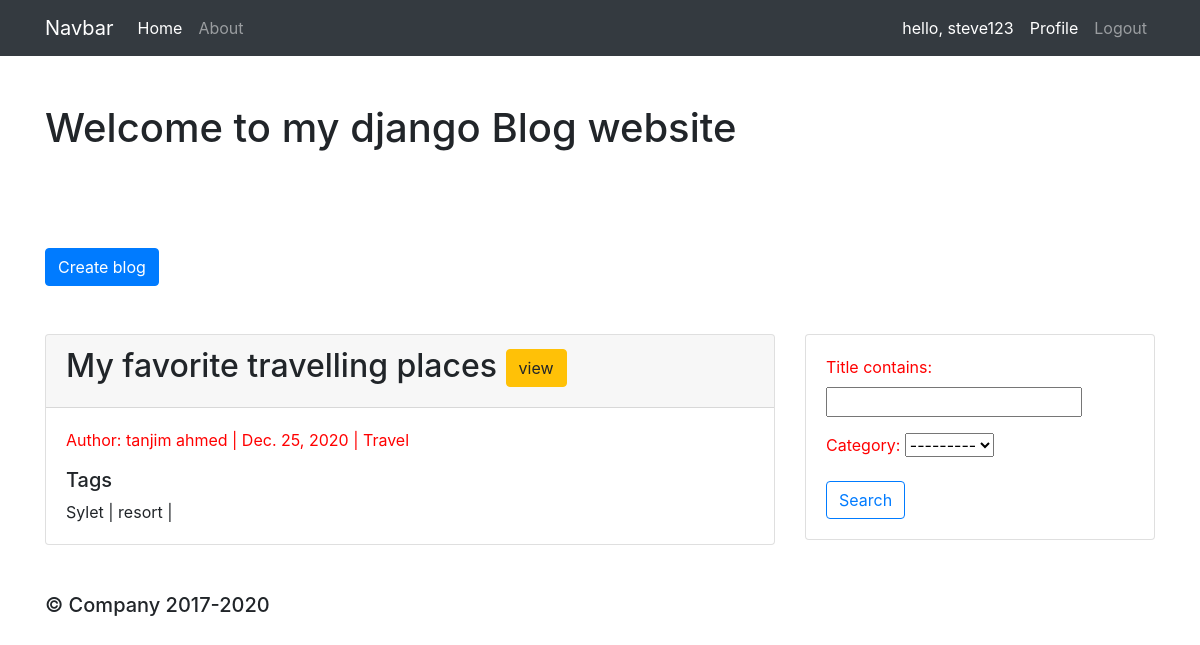
/ (signed in), run on the app's committed database.
### myapp/models.py (models this page shows, shortened)
class Blog(models.Model):
    CATEGORY = (
        ('Sports', 'Sports'),
        ('Travel', 'Travel'),
        ('Food', 'Food'),
    )
    author = models.ForeignKey(Author, null=True, on_delete=models.SET_NULL)
    title = models.CharField(max_length=255)
    category = models.CharField(max_length=10, null=True, choices=CATEGORY)
    body_text = models.TextField()
    pub_date = models.DateField(auto_now_add=True)
    tag = models.ManyToManyField(Tag)

class Author(models.Model):
    user = models.OneToOneField(User, null= True, on_delete=models.CASCADE)
    name = models.CharField(max_length=199, null=True)
    email = models.CharField(max_length=199, null=True)
    phone = models.CharField(max_length=199, null=True)
    date_created = models.DateField(auto_now_add=True, null= True)

class Tag(models.Model):
    name = models.CharField(max_length=199, null=True)
    def __str__(self):
            return self.name

### myapp/views.py (the view)
# urls.py: path('', views.home, name='home'),
def home(request):
    blog = Blog.objects.all().order_by('-id')
    user= request.user
    myFilter = BlogFilter(request.GET, queryset=blog)
    blog = myFilter.qs
    total_blog = blog.count()
    context = {'posts':blog,
    'user':user,
    'total_blog': total_blog,
    'myFilter': myFilter,}
    return render(request, 'myapp/index.html', context)

### myapp/templates/myapp/index.html
{% extends 'myapp/main.html' %}
    {% block content %}
    <h1 class="my-5">Welcome to my django Blog website</h1>
    {% if request.user.is_authenticated %}
    <a class="btn btn-primary my-5" href="{% url 'create_blog' user.author.id %}">Create blog</a>
    {% endif %}
    <div class="row">
        <div class="col-md-8">
            {% for i in posts %}
            <div class="card">
                <div class="card-header">
                    <h2> {{i.title}} <a class="btn btn-warning" href="{% url 'blogPage' i.id %}">view</a></h2>
                </div>
                <div class="card-body">
                    <p> Author: {{i.author.name}} | {{i.pub_date}} | {{i.category}}</p>
                    <h5>Tags</h5>
                    {% for i_tag in i.tag.all %}
                    <span>{{ i_tag }} |</span>
                    {% endfor %}
                </div>
            </div>
            {% endfor %}
        </div>
        <div class="col-md-4">
            <div class="card">
                <div class="card-body">
                    <form method="get">
                        {{myFilter.form.as_p}}
                        <input class="btn btn-outline-primary" type="submit" value="Search">
                    </form>
                </div>
            </div>
        </div>
    </div>
    {% endblock %}

### myapp/templates/myapp/navbar.html (shortened to what this page needs)
<nav class="navbar navbar-expand-lg navbar-dark bg-dark">
    <div class="container">
        <a class="navbar-brand" href="{% url 'home' %}">Navbar</a>
        <div class="collapse navbar-collapse" id="navbarNav">
            <ul class="navbar-nav">
                <li class="nav-item active">
                <a class="nav-link" href="{% url 'home' %}">Home</a>
                </li>
                <li class="nav-item">
                <a class="nav-link" href="{% url 'about' %}">About</a>
                </li>
            </ul>
            {% if request.user.is_authenticated %}
                <ul class="navbar-nav ml-auto">
                    <li class="nav-item active">
                        <a class="nav-link" href="#">hello, {{request.user}}</a>
                    </li>
                    <li class="nav-item active">
                        <a class="nav-link" href="{% url 'userPage' %}">Profile</a>
                    </li>
                    <li class="nav-item">
                        <a class="nav-link" href="{% url 'logout' %}">Logout</a>
                    </li>
                </ul>
            {% endif %}
        </div>
    </div>
</nav>

### static/css/styles.css (style rules this page uses)
p { color: red; }

### data on the page
Blog: title "My favorite travelling places", author.name "tanjim ahmed", pub_date "Dec. 25, 2020", category "Travel"
Tag: name "Sylet"
Tag: name "resort"

### other printed values
{{ request.user }} "steve123"
